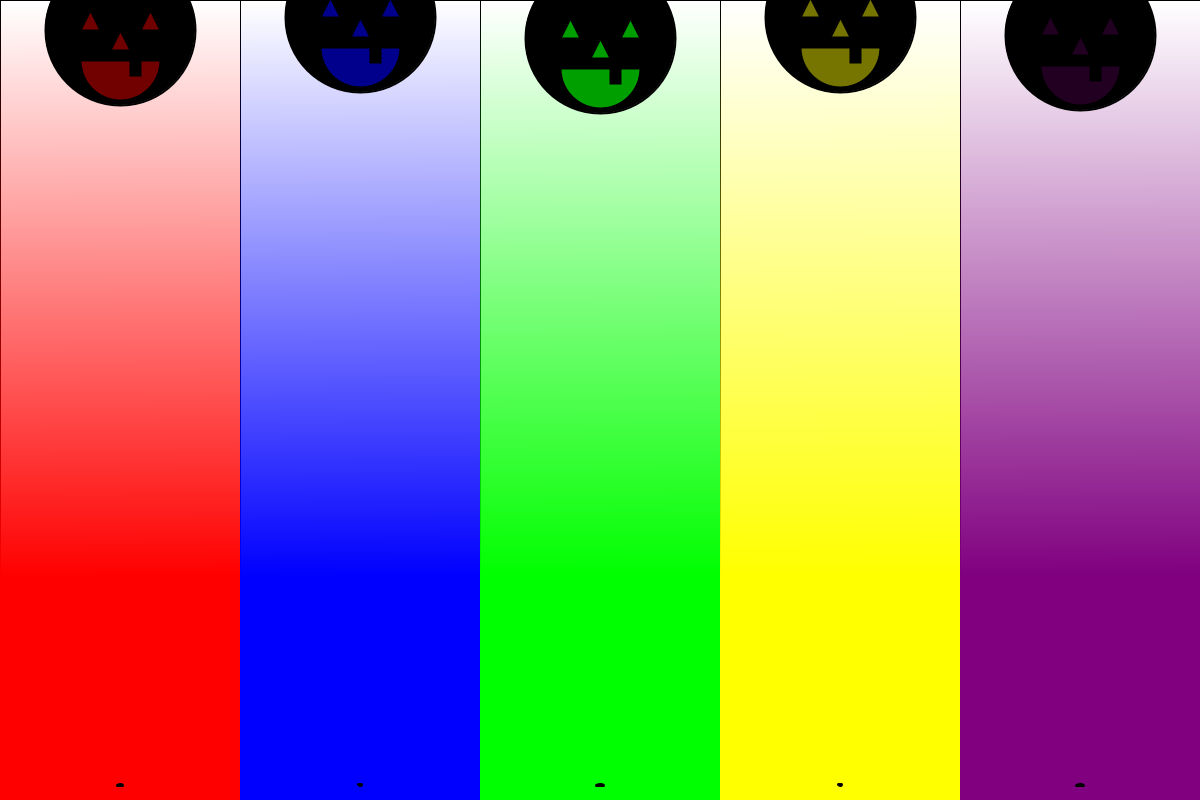
Frame 1 (no input)
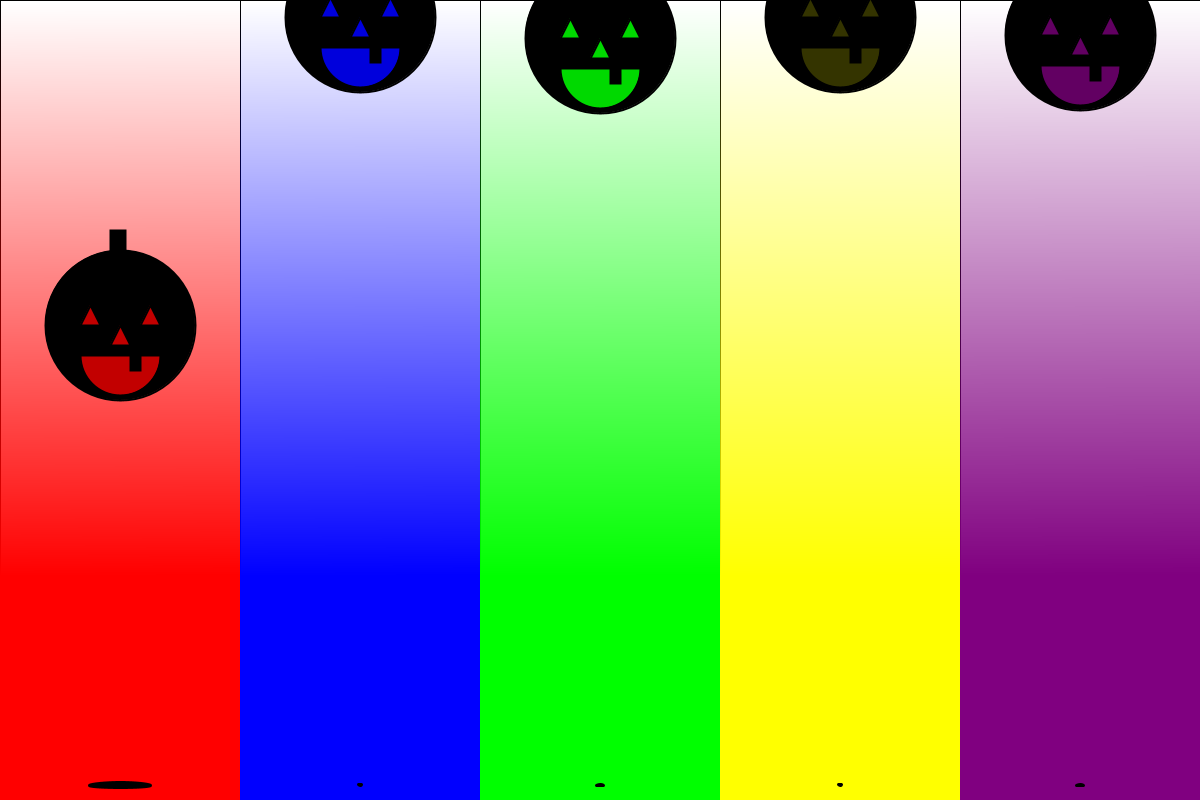
Frame 60 (the mouse pressed at the canvas centre just before this capture)
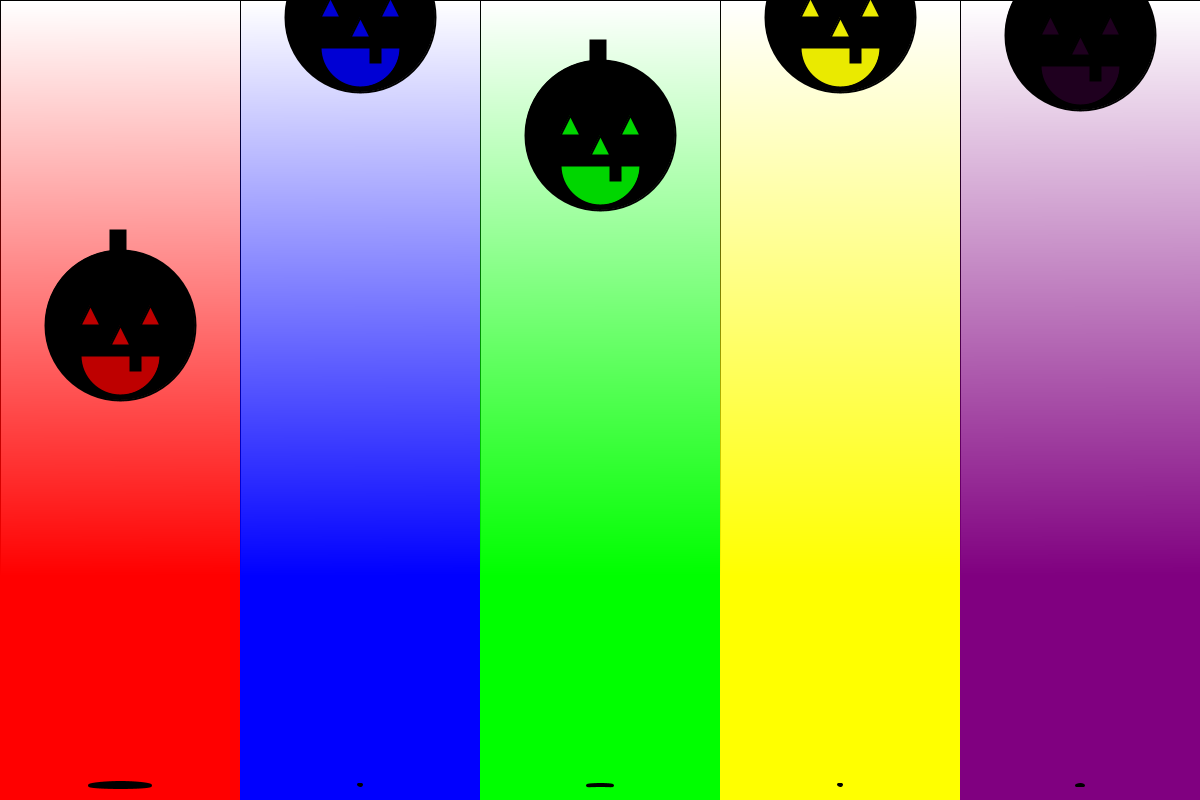
Frame 120 (the mouse held since frame 60 and released just before this capture)

The Processing sketch that drew these frames (run headless with seeded random() and noise(); from frame 60 on, the mouse is pressed at the canvas centre):

// Processing sketch: PumpkinPanels
// ── PumpkinPanels.pde
/*
 * Run the code and see if you can figure out how to change the pumpkins
 * in different ways.
 * 
 * *Hint* Look in the code in the draw() and mouseWheel() methods. 
 *
 * Use the following pumpkin methods to customize your pumpkin panel!
 * pumpkin.setSize()
 * pumpkin.setPumpkinColor()
 * pumpkin.bounce()
 * pumpkin.setBounceHeight()
 * pumpkin.spin()
 * pumpkin.spinSpinSpeed()
 * pumpkin.explode()
 * pumpkin.explodeColor()
 * pumpkin.explodeRandomColor()
 * pumpkin.stop()
 * pumpkin.reset()
 * pumpkin.moveRight()
 * pumpkin.moveLeft()
 * panel.addPumpkin()
 */
int numPanels = 5;
int panelWidth;
Panel[] panels;
color[] bgColors;

final color RED    = #FF0000;
final color BLUE   = #0000FF;
final color GREEN  = #00FF00;
final color YELLOW = #FFFF00;
final color PURPLE = #800080;
final color ORANGE = #FFA500;

color[] colors = {
  RED, 
  BLUE, 
  GREEN, 
  YELLOW, 
  PURPLE, 
  ORANGE
};

void setup() {
  size(1200, 800);
  initializePanels(colors);
}

void draw() {
  for ( int i = 0; i < panels.length; i++ ) {
    Panel panel = panels[i];
    boolean addPumpkinFlag = false;
    boolean clearPumpkinsFlag = false;

    for ( Pumpkin pumpkin : panel.pumpkins ) {

      /*
       * If mouse is hovering over a panel...
       */
      if ( i == mouseX / (width / numPanels) ) { 
        pumpkin.bounce();

        if ( mousePressed ) {
          if ( mouseButton == LEFT ) {
            pumpkin.explode();
          } else if ( mouseButton == RIGHT ) {
            pumpkin.spin();
          }
        }

        if ( keyPressed ) {
          if ( keyCode == LEFT ) {
            pumpkin.moveLeft(5);
          } else if ( keyCode == RIGHT ) {
            pumpkin.moveRight(5);
          } else if ( key == 'r' ) {
            pumpkin.reset();
            clearPumpkinsFlag = true;
          } else if ( key == 's' ) {
            pumpkin.stop();
          } else if ( key == 'a' ) {
            addPumpkinFlag = true;
          }
        }
      } else {
        pumpkin.stop();
      }
    }

    /*
     * Outside of for loop to avoid concurrent modification exception
     */
    if ( addPumpkinFlag ) {
      panel.addPumpkinRandomSize(int(random(0, panelWidth)));
    }
    if ( clearPumpkinsFlag ) {
      panel.pumpkins.clear();
      panel.addPumpkin(panel.pg.width / 2, 150);
    }

    panel.draw();
  }
}

void mouseWheel(MouseEvent event) {

  for ( Pumpkin pumpkin : panels[mouseX / panelWidth].pumpkins ) {

    /*
     * event.getCount() returns < 0 if scrolled up (away from the user)
     * event.getCount() returns > 0 if scrolled down (toward the user)
     */
    if ( event.getCount() > 0 ) {
      pumpkin.setSpinSpeed( pumpkin.spinSpeed + 2 );
    } else {
      pumpkin.setSpinSpeed( pumpkin.spinSpeed - 2 );
    }
  }
}

void initializePanels(color[] colors) {
  panelWidth = width / numPanels;
  bgColors = new color[numPanels];
  panels = new Panel[numPanels];

  for ( int i = 0; i < bgColors.length; i++ ) {
    bgColors[i] = colors[i % colors.length];
  }

  for ( int i = 0; i < numPanels; i++ ) {
    panels[i] = new Panel(i * panelWidth, panelWidth, bgColors[i]);
  }
}

class Panel {
  int x, y, w, h;
  color bgColor;
  PImage bg;
  PGraphics pg;
  ArrayList<Pumpkin> pumpkins;

  public Panel(int x, int w, color bgColor) {
    this.x = x;
    this.y = 0;
    this.w = w;
    this.h = height;
    this.bgColor = bgColor;
    this.pg = createGraphics(w, h);
    this.bg = createImage(pg.width, pg.height, ARGB);

    pumpkins = new ArrayList<Pumpkin>();
    addPumpkin(pg.width / 2, 150);

    for (int i = 0; i < bg.pixels.length; i++) {
      float a = map(i, 0, bg.pixels.length, 0, 255 + 100);
      bg.pixels[i] = color(red(bgColor), green(bgColor), blue(bgColor), a);
    }
  }

  void addPumpkin(int x, int size) {
    Pumpkin pumpkin = new Pumpkin(x, bgColor, pg);
    pumpkin.setSize(size);
    pumpkin.setBounceHeight(int(random(10, height/20)));
    this.pumpkins.add(pumpkin);
  }

  void addPumpkinRandomSize(int x) {
    addPumpkin(x, int(random(10, 200)));
  }

  void draw() {
    pg.beginDraw();

    pg.fill(255);
    pg.rect(0, 0, pg.width, pg.height);
    pg.image(bg, 0, 0);

    for ( Pumpkin pumpkin : this.pumpkins ) {
      pumpkin.draw();
    }

    pg.endDraw();

    image(pg, x, y);
  }
}

// ── Pumpkin.pde
public class Pumpkin {
  private final int STILL   = 0;
  private final int BOUNCE  = 1 << 0;
  private final int SPIN    = 1 << 1;
  private final int EXPLODE = 1 << 2;
  private int state = STILL;

  protected int x;
  protected int y;
  private int spinSpeed = 5;
  private int xSpeed = 0;
  private int angleDeg = 0;      // facing east
  private int bounceHeight = 30;
  private int bounceSpeed = 0;
  private int gravity = 1;
  private int floorY;
  private int pumpkinColor;
  private int sizePixels = 150;
  private int glowColor;
  private int greenStemColor = #2EA22C;

  protected PGraphics pg = null;
  ArrayList<Particle> particles;

  public Pumpkin( int x, int pumpkinColor, PGraphics pg ) {
    this.x = x;
    this.floorY = height - 15;
    this.y = floorY - (sizePixels / 2);
    this.pg = pg;
    this.glowColor = pumpkinColor;
    this.pumpkinColor = color(0);
    this.particles = new ArrayList<Particle>();
  }

  /*
   * Set new pumpkin size
   */
  public void setSize(int newSize) {
    this.sizePixels = newSize;
    this.y = floorY - (sizePixels / 2);
  }

  /*
   * Change the color of your pumpkin
   */
  public void setPumpkinColor( int newColor ) {
    this.pumpkinColor = newColor;
  }

  /*
   * Make the pumpkin spin
   */
  void spin() {
    if ( (this.state & EXPLODE) == 0 ) {
      println("spin");
      this.state |= SPIN;
    }
  }

  /*
   * Set how fast the pumpkin spins
   */
  void setSpinSpeed(int newSpeed) {
    this.spinSpeed = newSpeed;
  }

  /*
   * Make the pumpkin EXPLODE!
   */
  void explode() {
    explodeColor(color(0));
  }
  void explodeRandomColor() {
    explodeColor(color(random(255), random(255), random(255)));
  }
  void explodeColor(color c) {
    if ( (this.state & EXPLODE) == 0) {
      particles.clear();

      for ( int i = 0; i < this.sizePixels * 20; i+=10 ) {
        /*
         * Apparently my first impression on solving this is pretty naive
         * because the general distribution of a random point inside a circle
         * has a greater density of points at larger radii, so that's why
         * it's sqrt(random(0, 1)) and not just random(0, 1) :D
         */
        //float randomRadius = (this.sizePixels / 2) * random(0, 1);
        float randomRadius = (this.sizePixels / 2) * sqrt(random(0, 1));
            
        float random_angle_rad = 2 * PI * random(0, 1);
        float randomX = this.x + (randomRadius * cos(random_angle_rad));
        float randomY = this.y + (randomRadius * sin(random_angle_rad));
        Particle p = new Particle(randomX, randomY, c);
        particles.add(p);
      }

      // Size of 0 makes the pumpkin shape disappear
      this.sizePixels = 0;
      this.state |= EXPLODE;
    }
  }

  /*
   * Make the pumpkin bounce
   */
  public void bounce() {
    this.state |= BOUNCE;
  }

  /*
   * Set how high the pumpkin bounces
   */
  public void setBounceHeight( int newHeightInPixels ) {
    this.bounceHeight = newHeightInPixels;
    this.y = newHeightInPixels;
  }

  /*
   * Stop the pumpkin from moving or bouncing
   */
  public void stop() {
    this.state = STILL;
    this.xSpeed = 0;
  }

  /*
   * Regererate a new pumpkin!
   */
  public void reset() {
    this.setSize(int(random(100, 600)));
    this.setBounceHeight(int(random(10, height/20)));
    this.stop();
  }

  /*
   * Have the pumpkin move to the right
   */
  public void moveRight( int speed ) {
    this.xSpeed = speed;
  }

  /*
   * Have the pumpkin move to the left
   */
  public void moveLeft( int speed ) {
    this.xSpeed = -speed;
  }

  /*
   * Draw the pumpkin!
   */
  public void draw() {
    pg.push();

    int savedX = x, savedY = y;

    if ( (this.state & BOUNCE) != 0 ) {
      updateBounce();
    }
    if ( (this.state & EXPLODE) != 0 ) {
      updateExplode();
    }
    
    // Spin must be the last if check because the x/y coordinates
    // and coordiante system are modified when rotate() is called
    if ( (this.state & SPIN) != 0 ) {
      pg.pushMatrix();
      savedX = this.x;
      savedY = this.y;
      updateSpin();
    }

    drawPumpkinShape();

    if ( (this.state & SPIN) != 0 ) {
      pg.popMatrix();
      this.x = savedX;
      this.y = savedY;
    }
    
    // Call here so the shadow doesn't potentially rotate
    drawShadow();

    pg.pop();
  }

  private void updateBounce() {

    if ( bounceSpeed < bounceHeight ) {
      bounceSpeed += gravity;
    }

    y += bounceSpeed;

    if ( this.y > floorY - (sizePixels/2) ) {
      this.y = floorY - (sizePixels/2);

      if ( (state & BOUNCE) != 0 ) {
        bounceSpeed = -bounceSpeed;
      }
    }

    this.x += xSpeed;

    if ( this.x > pg.width + this.sizePixels ) {
      this.x = 0 - this.sizePixels;
    }
    if ( this.x < 0 - this.sizePixels ) {
      this.x = pg.width + this.sizePixels;
    }
  }

  private void updateSpin() {
    pg.translate(x, y);
    pg.rotate(radians(this.angleDeg));
    this.angleDeg += this.spinSpeed;
    this.x = 0;
    this.y = 0;
  }

  private void updateExplode() {
    for ( Particle p : particles ) {
      p.update();
      p.draw();
    }
  }

  private void drawShadow() {
    float scaleFactor = sizePixels / 150.0;
    float w = (150 * scaleFactor * y) / height;
    float h = (10 * scaleFactor * y) / height;
    pg.ellipse(x, floorY, w, h);
  }

  private void drawPumpkinShape() {
    if ( this.sizePixels == 0 ) {
      return;
    }

    float scaleFactor = sizePixels / 150.0;

    // Black outline
    pg.ellipseMode(CENTER);
    pg.stroke(0);
    pg.strokeWeight(2);

    // Draw top stem
    pg.fill(0);
    pg.rect(x - (10.0 * scaleFactor), y - (sizePixels/2) - (20 * scaleFactor), 15 * scaleFactor, 20 * scaleFactor);

    // Draw body
    pg.fill(pumpkinColor);
    pg.ellipse(x, y, sizePixels, sizePixels); 

    // Set flickering glow color
    pg.fill(glowColor, random(200) + 50 );

    // Draw eyes
    pg.triangle(x - (30 * scaleFactor), y - (20 * scaleFactor), x - (20 * scaleFactor), y, x - (40 * scaleFactor), y);
    pg.triangle(x + (30 * scaleFactor), y - (20 * scaleFactor), x + (20 * scaleFactor), y, x + (40 * scaleFactor), y);
    pg.triangle(x, y, x + (10 * scaleFactor), y + (20 * scaleFactor), x - (10 * scaleFactor), y + (20 * scaleFactor));

    // Draw mouth
    pg.arc(x, y + (30 * scaleFactor), 80 * scaleFactor, 80 * scaleFactor, 0, PI, 0);
    pg.line(x - (40 * scaleFactor), y + (30 * scaleFactor), x + (40 * scaleFactor), y + (30 * scaleFactor));

    // Draw tooth  
    pg.fill(this.pumpkinColor);
    pg.rect(x + (10 * scaleFactor), y + (30 * scaleFactor), 10 * scaleFactor, 15 * scaleFactor);

    // Clear the top outline of the tooth
    pg.strokeWeight(3);
    pg.stroke(this.pumpkinColor);
    pg.fill(this.pumpkinColor);
    pg.line(x + (12 * scaleFactor), y + (30 * scaleFactor), x + (17 * scaleFactor), y + (30 * scaleFactor));
  }

  class Particle {
    float newX;
    float oldX;
    float newY;
    float oldY;
    float dir;
    float magnitude;
    float xVelocity;
    float yVelocity;
    float size;
    float gravity;
    int particleColor;
    boolean isSparkle = false;

    public Particle(float x, float y) {
      initialize(x, y);
    }
    public Particle( float x, float y, int particleColor ) {
      initialize(x, y);
      this.particleColor = particleColor;
    }

    public Particle( float x, float y, int particleColor, float minSize, float maxSize ) {
      initialize(x, y);
      this.particleColor = particleColor;
      this.size = random(minSize, maxSize);
    }

    void initialize(float x, float y) {
      newX = x;
      oldX = newX;
      newY = y;
      oldY = newY;

      // radiate particles 360 degree from center
      dir = random(0, TWO_PI);

      // Blast radius so the particle falls within the screen width
      float fireworkWidth = float(width) / (1.7 * width);
      magnitude = fireworkWidth * random(10.1, 25);
      xVelocity = magnitude * cos(dir);
      yVelocity = magnitude * sin(dir);


      size = random(1, 10);
      gravity = 0.2;
      particleColor = #FFFFFF;
    }

    void draw() {
      pg.push();

      // Draw a line from the old location to the new location
      pg.strokeWeight(this.size);
      if ( isSparkle ) {
        float red   = red(this.particleColor) - random(50);
        float green = green(this.particleColor) - random(50);
        float blue  = blue(this.particleColor) - random(50);
        pg.stroke(red, green, blue, random(255));
      } else {
        pg.stroke(this.particleColor);
      }
      pg.line(oldX, oldY, newX, newY);

      pg.pop();
    }

    void update() {
      // Calculate new X and Y, set old X and Y
      oldX = newX;
      oldY = newY;
      newX += xVelocity;
      newY += yVelocity;
      yVelocity += gravity;
    }
  }
}
